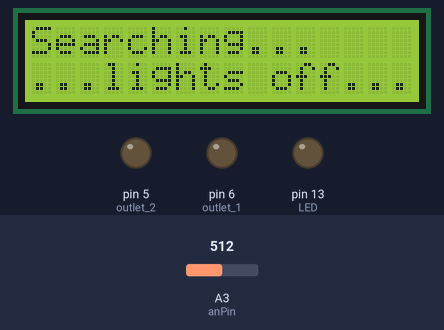
A sketch run on a simulated Arduino Uno, built with avr-gcc and run on an emulated ATmega328P. Parts: 16×2 character LCD, output pins drawn as LEDs (lit = HIGH). The test bench sets the inputs (shaded band); at power-on: A3 (anPin) = 512.

Above: at 1.2 s.
1.3 s: A3 (anPin) set to 21
2.8 s: A3 (anPin) set to 17
At 3.8 s:
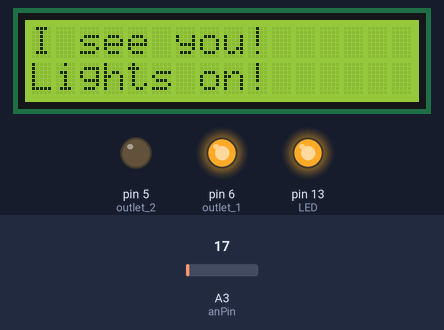
4.6 s: A3 (anPin) set to 122
At 5.6 s:
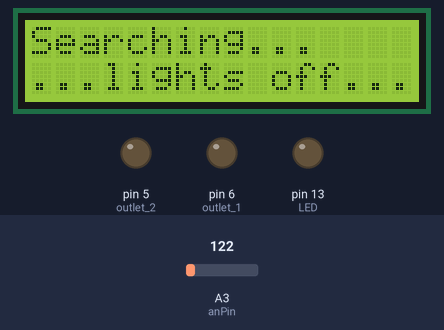
6.1 s: A3 (anPin) set to 10
At 7.3 s:
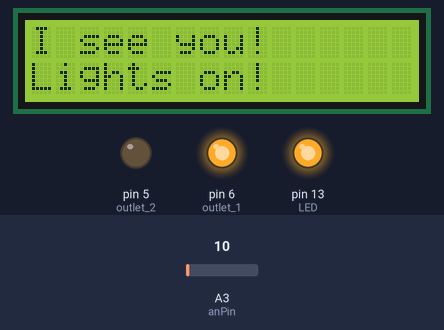
Timing chart, 0 to 9.1 s (numbered marks = the images above; inputs shaded):
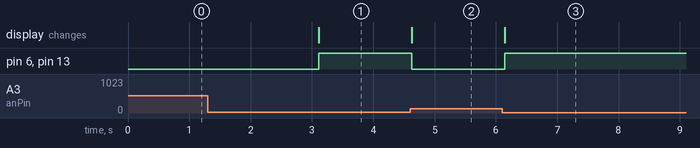

Measured:
- the behaviour switches between 20 and 19 on A3 (anPin) (found by bisection; images 0 and 1)
- after the input at 1.3 s, every drawn part: stays the same
- after the input at 2.8 s, pin 6 (outlet_1), pin 13 (LED): LOW → HIGH after 0.31 s; the display: changes after 0.31 s (image 1)
- after the input at 4.6 s, pin 6 (outlet_1), pin 13 (LED): HIGH → LOW at once; the display: changes at once (image 2)
- after the input at 6.1 s, pin 6 (outlet_1), pin 13 (LED): LOW → HIGH at once; the display: changes at once (image 3)

The sketch:

MotionSensingNightLight.ino
```cpp
/*
Quick sketch for the Portlet with a MaxBotics Sonar sensor
to become a motion sensing nightlight

For this sketch I hooked the AN of the Maxbotic to A3 of the Adruino
(which is normally a switch).  Then 5V -> Vcc and GND -> GND

Sorry for the hack.  Didn't want to figure out the TX/RX of the Maxbotics
*/

// include the library code for testing the LCD:
#include <LiquidCrystal.h>

// initialize the library with the numbers of the interface pins
LiquidCrystal lcd(11, 12, 7, 8, 9, 10);

// These constants won't change.  They're used to give names
// to the pins used:

//Buttons
const int S1 = 2;
const int S2 = 3;
const int S3 = A2;

//Analog input from the Maxbotics
const int anPin = A3;

//backlight
const int LED = 13;

//outlets
const int outlet_1 = 6;
const int outlet_2 = 5;

//input number
long input,disp;
int sum = 0;
int avgrange=60;

void setup() {
  // initialize serial communications at 9600 bps:
  Serial.begin(9600);
  //get the LED ready
  pinMode(13, OUTPUT);
  //intialize the outlets
  pinMode(outlet_1, OUTPUT);
  pinMode(outlet_2, OUTPUT);
  //print starting message to LCD
  lcd.begin(16,2);
  lcd.clear();
  lcd.print("Number is:  ");
}

void loop() {
  lcd.clear();

  input = analogRead(anPin);
  if (input < 20){
    lcd.setCursor(0,0);
    lcd.print("I see you!");
    lcd.setCursor(0,1);
    lcd.print("Lights on!");
    digitalWrite(LED, HIGH);
    digitalWrite(outlet_1, HIGH);
  }
  else {
    lcd.setCursor(0,0);
    lcd.print("Searching...");
    lcd.setCursor(0,1);
    lcd.print("...lights off...");
    digitalWrite(LED, LOW);
    digitalWrite(outlet_1, LOW);
  }

  delay(500);
}
```
